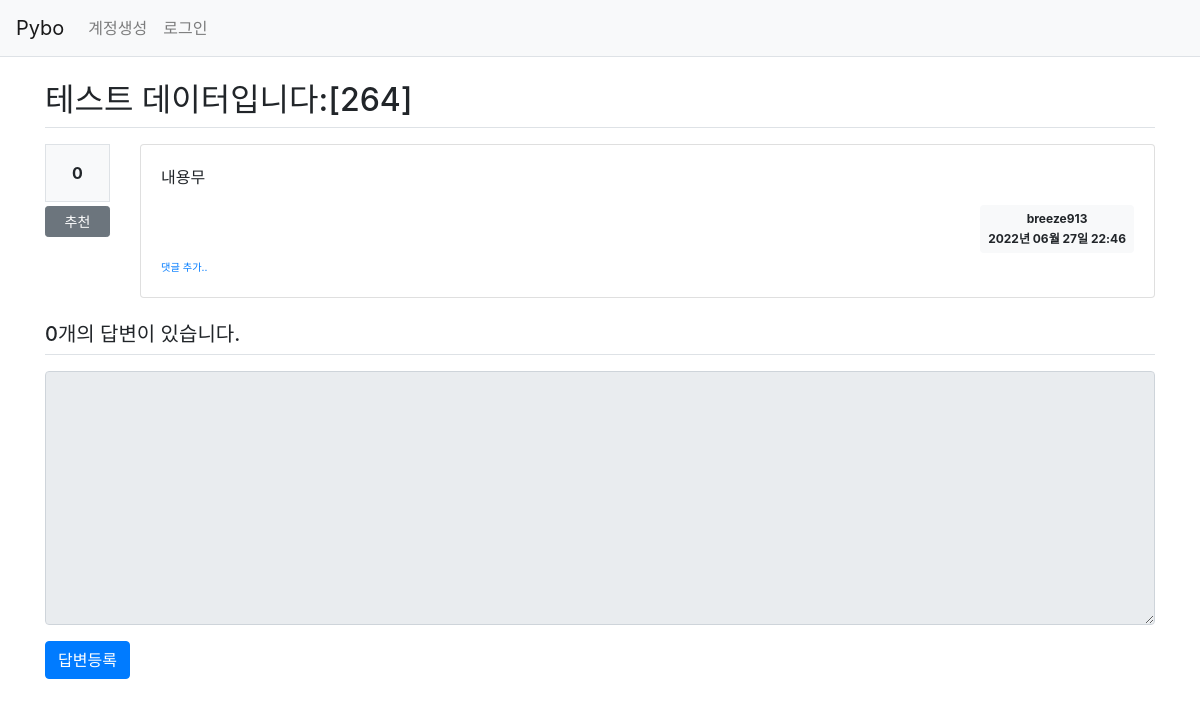
/question/detail/271/, run on an earlier commit of the app's database.
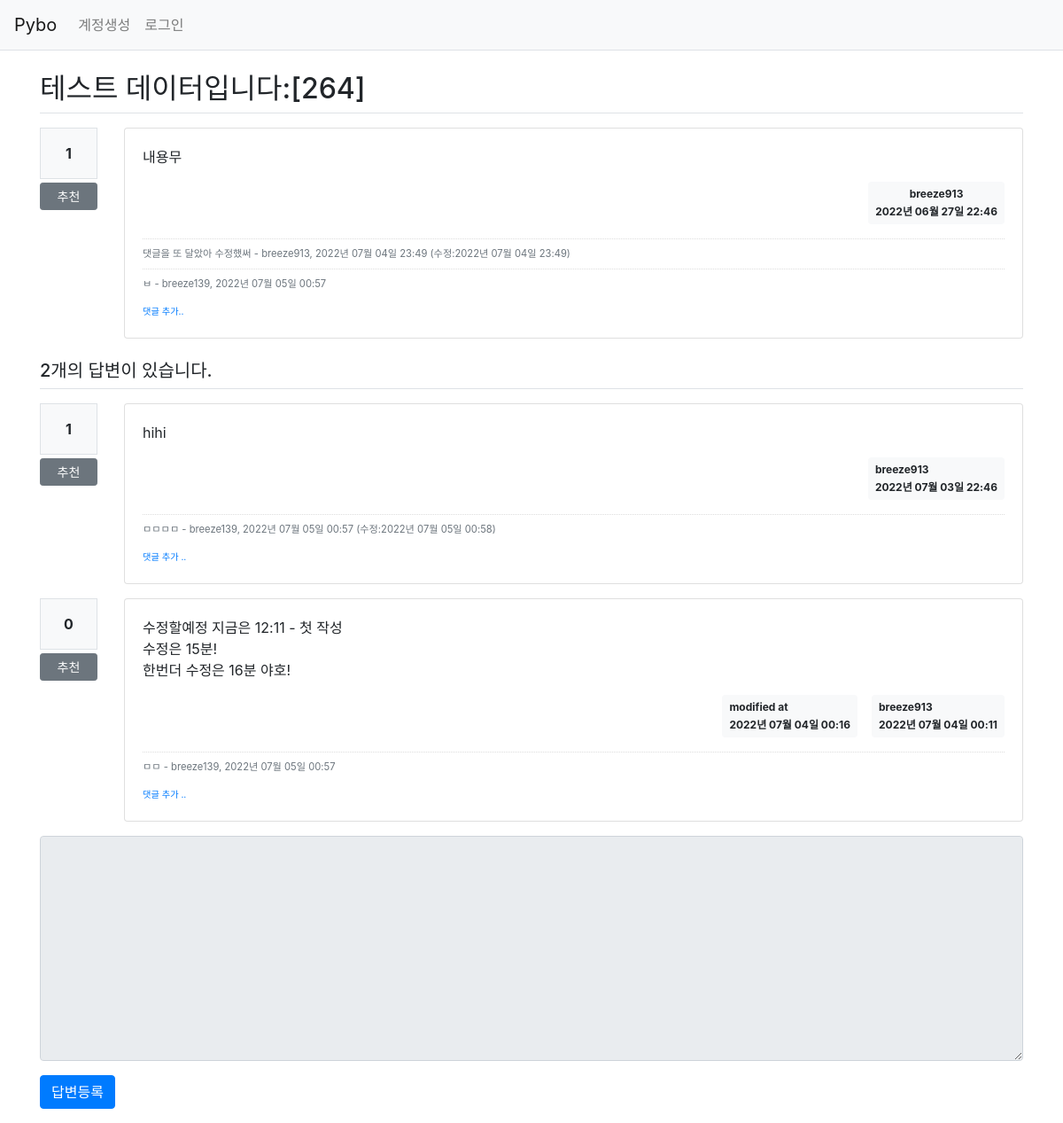
And on a later commit of the database.
### pybo/models.py (models this page shows)
class Question(db.Model):
    id = db.Column(db.Integer, primary_key=True)
    subject = db.Column(db.String(200), nullable=False)
    content = db.Column(db.Text(), nullable=False)
    create_date = db.Column(db.DateTime(), nullable=False)
    user_id = db.Column(db.Integer, db.ForeignKey(
        'user.id', ondelete='CASCADE'), nullable=False)
    user = db.relationship('User', backref=db.backref('question_set'))
    modify_date = db.Column(db.DateTime(), nullable=True)
    voter = db.relationship('User', secondary=question_voter, backref=db.backref('question_voter_set'))

class User(db.Model):
    id = db.Column(db.Integer, primary_key=True)
    username = db.Column(db.String(150), unique=True, nullable=False)
    password = db.Column(db.String(200), nullable=False)
    email = db.Column(db.String(120), unique=True, nullable=False)

class Comment(db.Model):
    id = db.Column(db.Integer, primary_key=True)
    user_id = db.Column(db.Integer, db.ForeignKey('user.id', ondelete='CASCADE'), nullable=False)
    user = db.relationship('User', backref=db.backref('comment_set'))
    content = db.Column(db.Text(), nullable=False)
    create_date = db.Column(db.DateTime(), nullable=False)
    modify_date = db.Column(db.DateTime())
    question_id = db.Column(db.Integer, db.ForeignKey('question.id', ondelete='CASCADE'), nullable=True)
    question = db.relationship('Question', backref=db.backref('comment_set'))
    answer_id = db.Column(db.Integer, db.ForeignKey('answer.id', ondelete='CASCADE'), nullable=True)
    answer = db.relationship('Answer', backref=db.backref('comment_set'))

class Answer(db.Model):
    id = db.Column(db.Integer, primary_key=True)
    question_id = db.Column(db.Integer, db.ForeignKey('question.id', ondelete='CASCADE'))
    question = db.relationship('Question', backref=db.backref('answer_set',))
    content = db.Column(db.Text(), nullable=False)
    create_date = db.Column(db.DateTime(), nullable=False)
    user_id = db.Column(db.Integer, db.ForeignKey('user.id', ondelete='CASCADE'), nullable=False)
    user = db.relationship('User', backref=db.backref('answer_set'))
    modify_date = db.Column(db.DateTime(), nullable=True)
    voter = db.relationship('User', secondary=answer_voter, backref=db.backref('answer_voter_set'))

### pybo/views/question_views.py (the view)
@bp.route('/detail/<int:question_id>/')
def detail(question_id):
    form = AnswerForm()
    question = Question.query.get_or_404(question_id)
    return render_template('question/question_detail.html',
                           question=question, form=form)

### pybo/forms.py
class AnswerForm(FlaskForm):
    content = TextAreaField('내용', validators=[DataRequired('내용은 필수 입력 항목입니다.')])

### pybo/filter.py (called while the page is built)
def format_datetime(value, fmt="%Y년 %m월 %d일 %H:%M"):
    return value.strftime(fmt)

### pybo/views/auth_views.py (called while the page is built)
@bp.before_app_request
def load_logged_in_user():
    user_id = session.get('user_id')
    if user_id is None:
        g.user = None
    else:
        g.user = User.query.get(user_id)

### pybo/templates/question/question_detail.html (shortened to what this page needs)
{% extends 'base.html' %}
{% block content %}
<div class="container my-3">
    <h2 class="border-bottom py-2">{{ question.subject }}</h2>
    <div class="row my-3">
        <div class="col-1">
            <div class="bg-light text-center p-3 border font-weight-bolder mb-1">{{question.voter|length}}</div>
            <a href="#" data-uri="{{url_for('vote.question', question_id=question.id)}}" class="recommend btn btn-sm btn-secondary btn-block my-1">추천</a>
        </div>
        <div class="col-11">
            <div class="card">
                <div class="card-body">
                    <div class="card-text" style="white-space: pre-line;">{{ question.content|markdown }}</div>
                    <div class="d-flex justify-content-end">
                        <div class="badge badge-light p-2">
                            <div class="mb-2">{{ question.user.username }}</div>
                            <div>{{ question.create_date|datetime }}</div>
                        </div>
                    </div>
                    {% if question.comment_set|length > 0 %}
                    <div class="mt-3">
                    {% for comment in question.comment_set %}
                        <div class="comment py-2 text-muted">
                            <span style="white-space: pre-line;">{{ comment.content }}</span>
                            <span>
                                - {{ comment.user.username }}, {{ comment.create_date|datetime }}
                                {% if comment.modify_date %}
                                (수정:{{comment.modify_date|datetime}})
                                {% endif %}
                            </span>
                        </div>
                    {% endfor %}
                    </div>
                    {% endif %}
                    <div>
                        <a href="{{ url_for('comment.create_question', question_id=question.id) }}" class="small"><small>댓글 추가..</small></a>
                    </div>
                </div>
            </div>
        </div>
    </div>
    <h5 class="border-bottom my-3 py-2">{{ question.answer_set|length }}개의 답변이 있습니다.</h5>
    {% for answer in question.answer_set %}
     <div class="row my-3">
        <div class="col-1">
            <div class="bg-light text-center p-3 border font-weight-bolder mb-1">{{answer.voter|length}}</div>
            <a href="#" data-uri="{{url_for('vote.answer', answer_id=answer.id)}}" class="recommend btn btn-sm btn-secondary btn-block my-1">추천</a>
        </div>
         <div class="col-11">
             <div class="card">
                <div class="card-body">
                    <div class="card-text" style="white-space: pre-line;">{{ answer.content|markdown }}</div>
                    <div class="d-flex justify-content-end">
                        {% if answer.modify_date %}
                        <div class="badge badge-light p-2 text-left mx-3">
                            <div class="mb-2">modified at</div>
                            <div>{{ answer.modify_date|datetime }}</div>
                        </div>
                        {% endif %}
                        <div class="badge badge-light p-2 text-left">
                            <div class="mb-2">{{ answer.user.username }}</div>
                            <div>{{ answer.create_date |datetime}}</div>
                        </div>
                    </div>
                    {% if answer.comment_set|length > 0 %}
                    <div class="mt-3">
                    {% for comment in answer.comment_set %}
                        <div class="comment py-2 text-muted">
                            <span style="white-space: pre-line; ">{{ comment.content }}</span>
                            <span>
                                - {{ comment.user.username }}, {{ comment.create_date|datetime }}
                                {% if comment.modify_date %}
                                (수정:{{ comment.modify_date|datetime }})
                                {% endif %}
                            </span>
                        </div>
                    {% endfor %}
                    </div>
                    {% endif %}
                    <div>
                        <a href="{{ url_for('comment.create_answer', answer_id=answer.id) }}" class="small"><small>댓글 추가 ..</small></a>
                    </div>
                </div>
            </div>
        </div>
     </div>
    {% endfor %}
    <form action="{{ url_for('answer.create', question_id=question.id) }}" method="post" class="my-3">
        <div class="form-group">
            <textarea {% if not g.user %}disabled{% endif %} name="content" id="content" class="form-control" rows="10"></textarea>
        </div>
        <input type="submit" value="답변등록" class="btn btn-primary">
    </form>
</div>
{% endblock %}

### pybo/templates/base.html (shortened to what this page needs)
<!DOCTYPE html>
<html lang="en">
<head>
    <link rel="stylesheet" href="{{url_for('static',filename='bootstrap.min.css')}}">
    <link rel="stylesheet" href="{{url_for('static',filename='style.css')}}">
</head>
<body>
{% include "navbar.html" %}
{% block content %}
{% endblock %}
</body>
</html>

### pybo/templates/navbar.html (shortened to what this page needs)
<nav class="navbar navbar-expand-lg navbar-light bg-light border-bottom">
    <a class="navbar-brand" href="{{url_for('main.index')}}">Pybo</a>
    <div class="collapse navbar-collapse flex-grow-0" id="navbarNav">
        {% if g.user %}
        <ul class="navbar-nav">
            <li class="nav-item">
                <a class="nav-link" href="{{ url_for('auth.logout') }}">{{ g.user.username }}(로그아웃)</a>
            </li>
        </ul>
        {% else %}
        <ul class="navbar-nav">
            <li class="nav-item">
                <a class="nav-link" href="{{ url_for('auth.signup') }}">계정생성</a>
            </li>
            <li class="nav-item">
                <a class="nav-link" href="{{ url_for('auth.login') }}">로그인</a>
            </li>
        </ul>
        {% endif %}
    </div>
</nav>

### pybo/static/style.css (style rules this page uses)
.comment { border-top : dotted 1px #ddd; font-size:0.7em; }

What changed in the data, as far as the page shows it:
added Comment: content "댓글을 또 달았아 수정했써", user.username "breeze913", create_date "2022년 07월 04일 23:49", modify_date "2022년 07월 04일 23:49", shown under "테스트 데이터입니다:[264]"
added Comment: content "ㅂ", user.username "breeze139", create_date "2022년 07월 05일 00:57", shown under "테스트 데이터입니다:[264]"
added Answer: voter|length "1", content "hihi", user.username "breeze913", create_date "2022년 07월 03일 22:46"
added Comment: content "ㅁㅁㅁㅁ", user.username "breeze139", create_date "2022년 07월 05일 00:57", modify_date "2022년 07월 05일 00:58", shown under "1"
added Answer: voter|length "0", content "수정할예정 지금은 12:11 - 첫 작성 수정은 15분! 한번더 수정은 16분 야호!", modify_date "2022년 07월 04일 00:16", user.username "breeze913", create_date "2022년 07월 04일 00:11"
added Comment: content "ㅁㅁ", user.username "breeze139", create_date "2022년 07월 05일 00:57", shown under "0"
Also different on the page:
{{ question.voter|length }}: "0" → "1"
{{ question.answer_set|length }}: "0" → "2"
